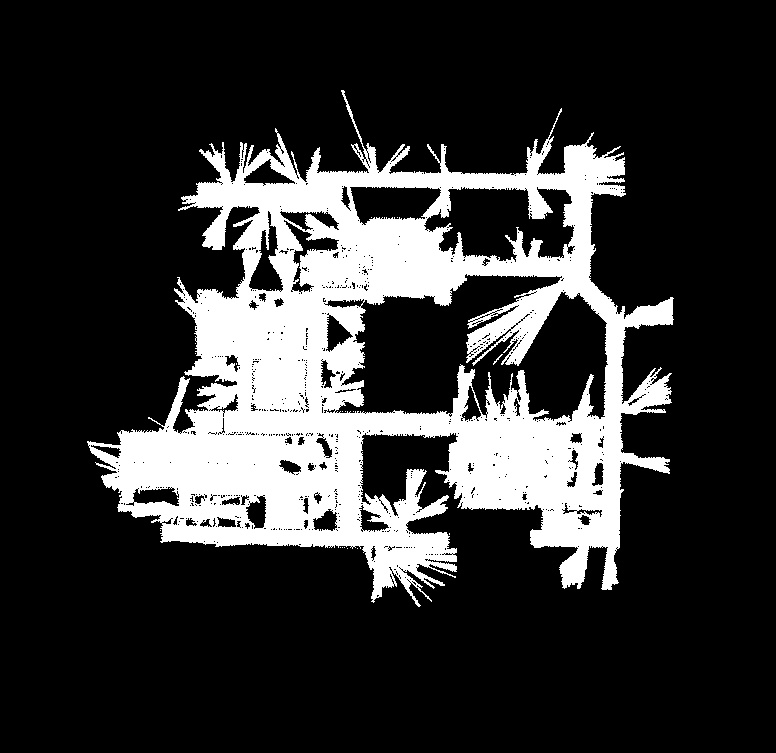
#> input picture debug/rotated_img.jpg, 776 x 753 px, given in place of sample_map.pgm, which was not available
$ python map_img_process.py
#> lines starting #> are read from the running program, lines starting #| are printed output that depends on the picture; after the words box and inside, x2 and y2 are one past the last pixel; in counts of white or black regions, pixels touching at a corner belong together; pictures that were not available may be replaced by others from this repository, and a replacement may not be noted
### cv_utils.py
from skimage.morphology import skeletonize
from skimage import data
from scipy import ndimage
import cv2
import numpy as np
from matplotlib import pyplot as plt
import sknw
import math

def save_image(img, filepath):
    if filepath is not None and img is not None: cv2.imwrite(filepath, img)

def load_grey_img(filepath):
    img = cv2.imread(filepath)
    if img is None: return None, None, 0, 0
    (height, width) = img.shape[:2]
    grey_img = cv2.cvtColor(img, cv2.COLOR_BGR2GRAY)
    return img, grey_img, height, width

def create_circular_kernel(radius, debug_msg=False):
    radius = radius - 1
    kernel = np.zeros((2*radius+1, 2*radius+1), np.uint8)
    y,x = np.ogrid[-radius:radius+1, -radius:radius+1]
    mask = x**2 + y**2 <= radius**2
    kernel[mask] = 1
    (h,w) = kernel.shape[:2]
    kernel = kernel[1:h-1, 1:w-1]
    if debug_msg: print('Kernal with the size:', radius, '\n', kernel)
    return kernel

def is_divided(img):
    contours, _ = cv2.findContours(img, cv2.RETR_TREE, cv2.CHAIN_APPROX_SIMPLE)
    return len(contours) > 1

# [23 lines left out: functions skeleton, morphologyEx, not called in this run]

def rotate_image(img_gray, minLineLength, save_filepath=None):
    img_edges = cv2.Canny(img_gray, 100, 100, apertureSize=3)
    #save_image(img_edges, 'edges_img.jpg')
    lines = None
    while (lines is None) and (minLineLength < min(img_gray.shape[:2])):
        lines = cv2.HoughLinesP(img_edges, 1, math.pi / 180.0, 100, minLineLength=minLineLength, maxLineGap=5)
        minLineLength += 1
    if minLineLength == 0 : return img_gray, 0
    angles = []
    most_freq_ang = {}
    for line in lines:
        x1, y1, x2, y2 = line[0]
        #cv2.line(img_before, (x1, y1), (x2, y2), (255, 0, 0), 3)
        angle = math.degrees(math.atan2(y2 - y1, x2 - x1))
        angles.append(angle)
        deg = round(angle+0.5, 0)
        if str(deg) in most_freq_ang: most_freq_ang[str(deg)].append(len(angles)-1)
        else: most_freq_ang[str(deg)] = [len(angles)-1]

    key = max(most_freq_ang, key=lambda k: len(most_freq_ang[k]))
    angle = angles[most_freq_ang[key][0]]
    img_rotated = ndimage.rotate(img_gray, angle)
    threshold_after_rotation = np.bincount(img_rotated.flat).argmin()
    make_binary_img(img_rotated,threshold_after_rotation) # make binary agin
    save_image(img_rotated, save_filepath)
    return img_rotated, angle

def remove_particles(img, min_size=400, save_filepath=None):
    nb_components, output, stats, _ = cv2.connectedComponentsWithStats(img, connectivity=4)
    sizes = stats[1:, -1]; nb_components = nb_components - 1

    removed_img = np.zeros((output.shape), np.uint8)
    for i in range(0, nb_components):
        if sizes[i] >= min_size:
            removed_img[output == i + 1] = 255

    save_image(removed_img, save_filepath)
    return removed_img

def make_binary_img(img, threshold):
    # filter colors, only white: 255, grey: THREDSHOLD_COLOR_V, and black: 0 are left
    img[img > threshold] = 255
    img[img <= threshold] = 0

def rotate_pixel(xy, degrees, center=(0,0)):
    """Use numpy to build a rotation matrix and take the dot product."""
    #x, y = xy
    x, y = xy[0] - center[0], xy[1] - center[1]
    radians = math.radians(degrees)
    c, s = np.cos(radians), np.sin(radians)
    j = np.matrix([[c, s], [-s, c]])
    m = np.dot(j, [x, y])
    return int(m.T[0]), int(m.T[1])

def draw_grid_on_map(save_filepath, img_org, line_interval, h_s=0, w_s=0):
    ''' Draw grid lines on map '''
    if save_filepath is None: return
    grid_img = np.copy(img_org)
    (height, width) = grid_img.shape[:2]

    for x in range(0, width, line_interval):
        cv2.line(grid_img, (w_s+x, 0), (w_s+x, height-1), (0, 0, 0), 2)

    for y in range(0, height, line_interval):
        cv2.line(grid_img, (0, y+h_s), (width-1, y+h_s), (0, 0, 0), 2)
        cv2.line(grid_img, (0, y+h_s), (width-1, y+h_s), (255, 0, 0), 1)
    for x in range(0, width, line_interval):
        cv2.line(grid_img, (x+w_s, 0), (x+w_s, height-1), (255, 0, 0), 1)

    save_image(grid_img, save_filepath)

def path_on_map(map, robot_pixels, save_filepath=None):
    ''' Draw available path on map'''
    kernel = create_circular_kernel(robot_pixels//2)
    path_map_img = cv2.erode(map, kernel, iterations=1)
    save_image(path_map_img, save_filepath)
    return path_map_img

# end of file

### map_img_process.py
# -*- coding:utf-8 -*-
import numpy as np
import math
from cv_utils import rotate_image, rotate_pixel
from cv_utils import remove_particles, make_binary_img
from cv_utils import draw_grid_on_map, path_on_map
from cv_utils import load_grey_img, save_image

######################################################################################
PIXEL_FROM_GRID_LINE = 2        # How close the available pixel is to the grid line
MIN_OCCUPANCY_RATE = 0.04       # 4%
REMOVABLE_PARTICLE_SCALE = 10   # How big particle can be removed

DEBUG_INFO = True

ROTATED_MAP_IMG = './debug/rotated_img.jpg' if DEBUG_INFO else None
FM_MAP_IMG      = './debug/FM_map_img.jpg' if DEBUG_INFO else None
REMOVED_MAP_IMG = './debug/removed_particle_map_img.jpg' if DEBUG_INFO else None
GRID_MAP_IMG    = './debug/grid_map_img.jpg' if DEBUG_INFO else None
PATH_ON_MAP_IMG = './debug/path_on_map.jpg' if DEBUG_INFO else None

#######################################################################################

def find_optimal_starting_pos(map, robot_pixels, debug_msg=False):
    (height, width) = map.shape[:2]

    start_h = np.zeros((robot_pixels,))
    start_w = np.zeros((robot_pixels,))

    for h in range(height):
        for w in range(width):
            if map[h][w] == 0: continue
            start_h[h%robot_pixels] += 1
            start_w[w%robot_pixels] += 1

    start_h = np.argmin(start_h)
    start_w = np.argmin(start_w)

    if debug_msg: print('start_h:',start_h, ' start_w:', start_w)
    return start_h, start_w

def find_nearest_valid_pixel_from_center(area):
    (height, width)= area.shape[:2]

    c_h = height//2
    c_w = width//2

    q = []
    q.append((c_h,c_w))
    visited = set()

    while len(q):
        (h, w) = q.pop(0)
        if area[h][w] >= 1:
            return h, w
        d = math.sqrt((c_h-h)**2+(c_w-w)**2)
        for h_i in [h, h-1, h+1]:
            for w_i in [w, w-1, w+1]:
                if h_i < 0 or h_i >= height: continue
                if w_i < 0 or w_i >= width: continue
                d_i = math.sqrt((c_h-h_i)**2+(c_w-w_i)**2)
                if d_i <= d: continue
                s = str(h_i)+'-'+str(w_i)
                if s in visited: continue
                visited.add(s)
                q.append((h_i,w_i))
    return -1, -1

def check_fm_map_feasibility(fm_map, info):
    modified_fm_map = np.copy(fm_map)
    height, width = fm_map.shape[:2]
    for y in range(1, height-1):
        for x in range(1, width-1):
            if fm_map[y][x] == 0: continue  # not consider when this cell is obstacle
            (top, bottom, left, right, occupancy_rate) = info[y][x]
            if occupancy_rate > 0.5: continue # this cell is always available
            if fm_map[y-1][x] != 0 and top == 0: # Upper cell is ON but top side is not connected
                    if left == 1 and right == 1: continue # To-Do: Need to improve code quality
                    modified_fm_map[y][x] = 0
            elif fm_map[y+1][x] != 0 and bottom == 0: # Lower cell is ON but bottom side is not connected
                    if left == 1 and right == 1: continue
                    modified_fm_map[y][x] = 0
            elif fm_map[y][x-1] != 0 and left == 0: # Left cell is ON but left side is not connected
                    if top == 1 and bottom == 1: continue
                    modified_fm_map[y][x] = 0
            elif fm_map[y][x+1] != 0 and right == 0: # Right Cell is ON but right side is not connected
                    if top == 1 and bottom == 1: continue
                    modified_fm_map[y][x] = 0
    return modified_fm_map

def generate_fm_map(filepath, robot_pixels):

    # 1. generate grey image
    img, grey_img, org_height, org_width = load_grey_img(filepath)
#> in load_grey_img, img is the input picture: shape (753, 776, 3); min 0, max 255, mean 51.7
#> org_height = 753; org_width = 776

    if img is None:
        print(filepath, ' :No files existed')
        return

    # 2. Remove unknown area in SLAM
    unknown_area = 1 + np.bincount(grey_img.flat)[1:-1].argmax() # Retrieve the index that is the biggest except 0, 255
#> unknown_area = 254
    grey_img[grey_img==unknown_area] = 0
#> grey_img: shape (753, 776); min 0, max 255, mean 47
    make_binary_img(grey_img, 255//2)
#> in make_binary_img, `img[img <= threshold] = 0`: img: shape (753, 776); 18.4% white; 64 white regions (58 under 20 px), largest, box (x1, y1, x2, y2) and area: (87, 90, 674, 607) 107403, (247, 145, 254, 161) 42, (427, 144, 440, 163) 42, (550, 113, 560, 134) 29, (488, 372, 491, 384) 23, (493, 354, 503, 365) 20

    # 3. Rotation
    rotated_img, angle = rotate_image(grey_img, robot_pixels, ROTATED_MAP_IMG)
#> in rotate_image, `img_edges = cv2.Canny(img_gray, 100, 100, apertureSize=3)`:
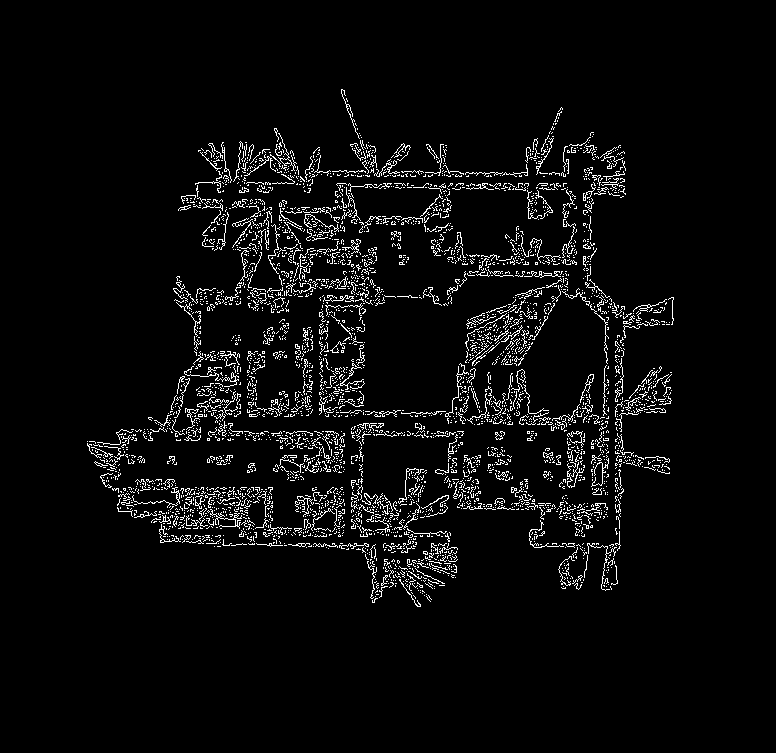
#> img_edges: shape (753, 776); 4.5% white in thin lines or dots, all inside (x1, y1, x2, y2) = (87, 89, 674, 607)
#> after the loop in rotate_image, `while (lines is None) and (minLineLength < min(img_gray.shape[:2])):`: minLineLength = 11
#> the loop in rotate_image, `for line in lines:` made 159 passes
#> (x1, y1, x2, y2, angle, deg) on passes 1 to 3: (379, 413, 394, 413, 0, 0), (304, 499, 320, 499, 0, 0), (169, 503, 179, 503, 0, 0)
#> after the loop in rotate_image, `for line in lines:`: angles = 159 values, max 86.42 at index 128, min -90 at index 44, mean -7.44; most_freq_ang = 45 items
#> in rotate_image, `key = max(most_freq_ang, key=lambda k: len(most_freq_ang[k]))`: key = '0.0'
#> in rotate_image, `angle = angles[most_freq_ang[key][0]]`: angle = 0
#> in rotate_image, `threshold_after_rotation = np.bincount(img_rotated.flat).argmin()`: threshold_after_rotation = 1
#> angle = 0
    (rot_height, rot_width) = rotated_img.shape[:2]
#> rot_height = 753; rot_width = 776

    # 4. generate a path map where robot can move
    path_map_img = path_on_map(rotated_img, robot_pixels, PATH_ON_MAP_IMG)
#> in path_on_map, `path_map_img = cv2.erode(map, kernel, iterations=1)`: path_map_img: shape (753, 776); 5.8% white; 49 white regions (25 under 20 px), largest, box (x1, y1, x2, y2) and area: (114, 291, 621, 581) 23110, (338, 219, 477, 301) 4135, (201, 154, 613, 293) 3994

    # 5. Remove small particles which are not connected to the main roads
    path_map_img = remove_particles(path_map_img, REMOVABLE_PARTICLE_SCALE*robot_pixels**2, REMOVED_MAP_IMG)
#> in remove_particles, `nb_components, output, stats, _ = cv2.connectedComponentsWithStats(img..`:
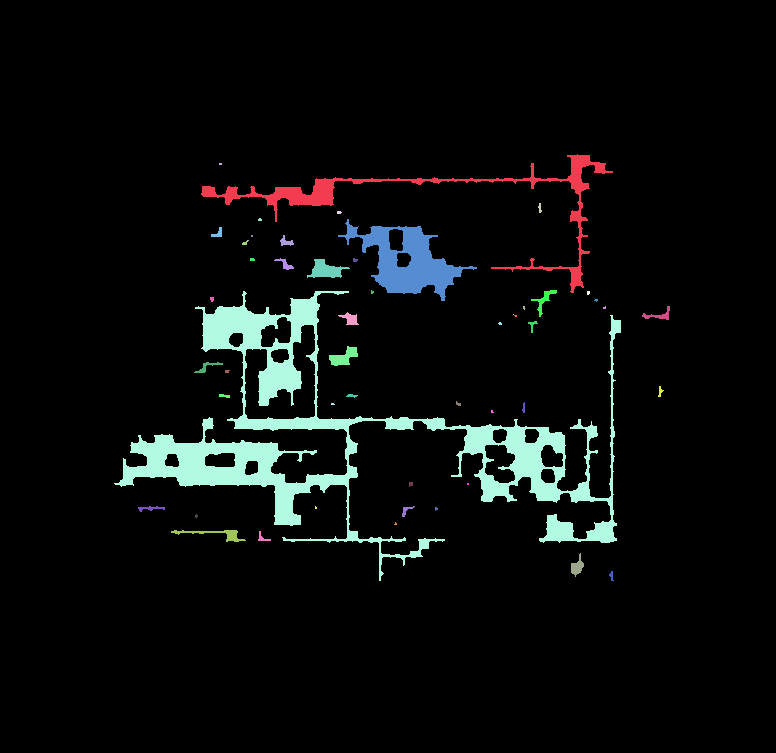
#> output: shape (753, 776) int32; 52 distinct labels, from 0 to 51; one colour per label, 0 black
#> in remove_particles, `nb_components, output, stats, _ = cv2.connectedComponentsWithStats(img..`: nb_components = 52; stats = 52 rows, first 6: [0, 0, 776, 753, 550551], [201, 154, 412, 139, 3994], [219, 163, 3, 2, 6], [538, 203, 4, 10, 24], [337, 211, 5, 3, 13], [258, 218, 4, 3, 10]
#> in remove_particles, `sizes = stats[1:, -1]`: sizes = 51 values, max 23110 at index 17, min 1 at index 6, mean 662.3
#> in remove_particles, `nb_components = nb_components - 1`: nb_components = 51
#> after the loop in remove_particles, `for i in range(0, nb_components):`:
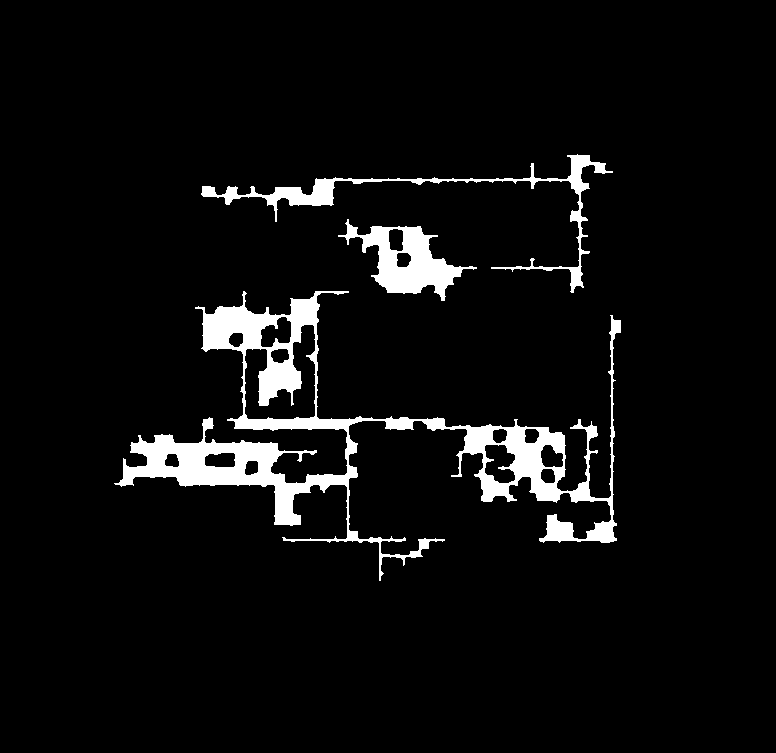
#> removed_img: shape (753, 776); 5.3% white; 3 white regions, box (x1, y1, x2, y2) and area: (114, 291, 621, 581) 23110, (338, 219, 477, 301) 4134, (201, 154, 613, 293) 3994

    # 6. Find optimal starting position of grid system
    start_h, start_w = find_optimal_starting_pos(path_map_img, robot_pixels, DEBUG_INFO)
#| start_h: 5  start_w: 4
#> start_h = 5; start_w = 4

    # 7. Draw grid on the path map for debugging
    draw_grid_on_map(GRID_MAP_IMG, path_map_img, robot_pixels, start_h, start_w)
#> after the loop in draw_grid_on_map, `for x in range(0, width, line_interval):`: grid_img: shape (753, 776); 3.8% white; 237 white regions (76 under 20 px), largest, box (x1, y1, x2, y2) and area: (606, 315, 613, 543) 661, (576, 154, 583, 288) 616, (346, 418, 353, 542) 489
#> after the loop in draw_grid_on_map, `for y in range(0, height, line_interval):`:
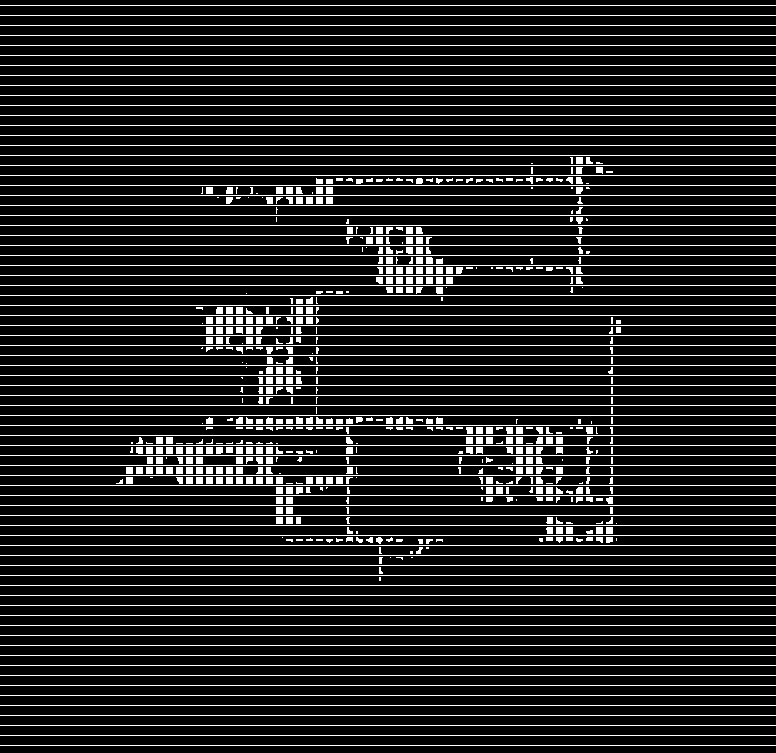
#> grid_img: shape (753, 776); 12.6% white in thin lines or dots
#> after the loop in draw_grid_on_map, `for x in range(0, width, line_interval):`:
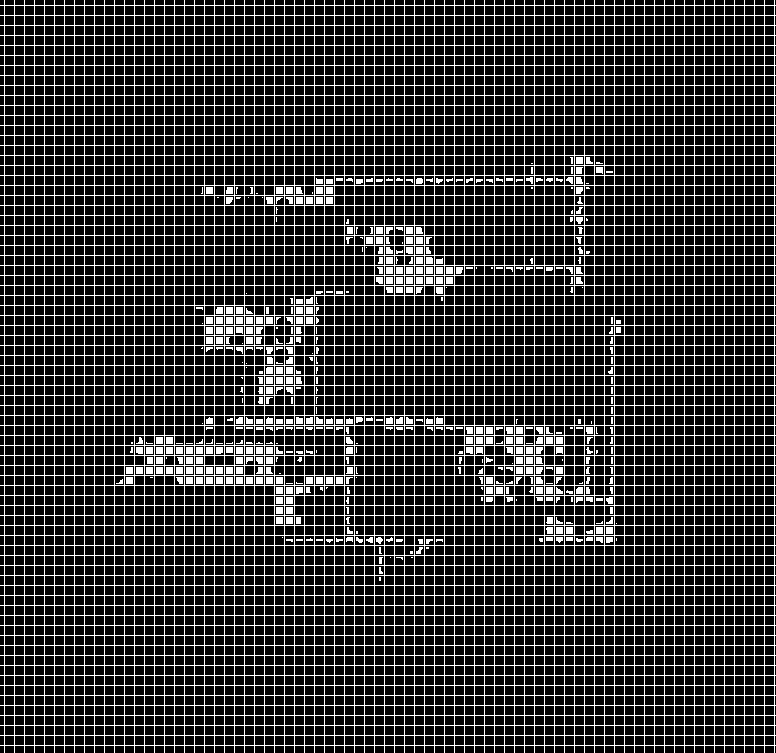
#> grid_img: shape (753, 776); 21.7% white in thin lines or dots

    # 8. Create Fleet Management Map
    fm_map_max_X = rot_width//robot_pixels
#> fm_map_max_X = 77
    fm_map_max_Y = rot_height//robot_pixels
#> fm_map_max_Y = 75
    fm_map = np.zeros((fm_map_max_Y, fm_map_max_X), np.uint8)
    fm_to_real_coords = [[(-1,-1) for _ in range(fm_map_max_X)] for _ in range(fm_map_max_Y)]
    fm_to_cell_info = [[(0, 0, 0, 0, 0.0) for _ in range(fm_map_max_X)] for _ in range(fm_map_max_Y)]

    min_yx = (fm_map_max_X-1,fm_map_max_Y-1)
#> min_yx = (76, 74)
    max_yx = (0,0)
    for x in range(fm_map_max_X):
        for y in range(fm_map_max_Y):
            w = start_w + x*robot_pixels
            h = start_h + y*robot_pixels
            area = path_map_img[h:h+robot_pixels, w:w+robot_pixels]//255
            (area_h, area_w) = area.shape[:2]

            top = int(area[0,1:-1].sum() > 0)
            bottom = int(area[-1,1:-1].sum() > 0)
            left = int(area[1:-1,0].sum() > 0)
            right = int(area[1:-1,-1].sum() > 0)
            occupancy_rate = area.sum()/(area_h*area_w)

            if occupancy_rate < MIN_OCCUPANCY_RATE: continue    # to exclude noisy case

            (path_h, path_w) = find_nearest_valid_pixel_from_center(area)
            fm_to_cell_info[y][x] = (top, bottom, left, right, occupancy_rate)

            # if available pixels in the area is too close to the grid line, then make it an obstacle
            if path_h <= PIXEL_FROM_GRID_LINE or abs(robot_pixels- path_h) <= PIXEL_FROM_GRID_LINE or \
                    path_w <= PIXEL_FROM_GRID_LINE or abs(robot_pixels - path_w) <= PIXEL_FROM_GRID_LINE:
                continue

            # Rotate the location back and transform it into the original map
            (path_h, path_w) = rotate_pixel((path_h+h,path_w+w), angle, (rot_height//2,rot_width//2))
            fm_to_real_coords[y][x] = (path_w+org_width//2, path_h+org_height//2)

            fm_map[y][x] = 255 # Set the cell to be available

            # Find the maximum size of FM map
            min_yx = min(y, min_yx[0]),min(x, min_yx[1])
            max_yx = max(y, max_yx[0]),max(x, max_yx[1])
#> this loop made 77 passes
#> fm_map: shape (75, 77); 8.7% white in thin lines or dots, all inside (x1, y1, x2, y2) = (11, 15, 62, 58)

    # 9. Final check of Fleet Management Map
    fm_map = check_fm_map_feasibility(fm_map, fm_to_cell_info)
#> after the loop in check_fm_map_feasibility, `for y in range(1, height-1):`:
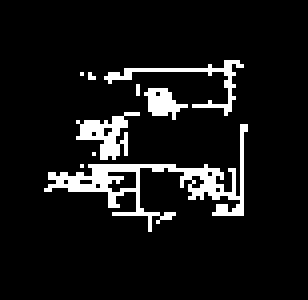
#> modified_fm_map: shape (75, 77) (shown 4 times larger); 8.5% white in thin lines or dots, all inside (x1, y1, x2, y2) = (11, 15, 62, 58)
    fm_map = remove_particles(fm_map, robot_pixels)             # 9-1. remove detached particles again
#> in remove_particles (call 2), `nb_components, output, stats, _ = cv2.connectedComponentsWithStats(img..`: output: shape (75, 77) int32; 16 distinct labels, from 0 to 15

    # 10. resize fleet management map for better performance
    fm_map = fm_map[min_yx[0]:max_yx[0]+1, min_yx[1]:max_yx[1]+1]
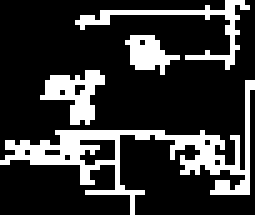
#> fm_map: shape (43, 51) (shown 5 times larger); 21% white in thin lines or dots
    save_image(fm_map, FM_MAP_IMG)

    return fm_map, min_yx, max_yx, fm_to_real_coords, start_h, start_w, angle, rotated_img, img

if __name__ == '__main__':

    filepath = './maps/map.pgm'
    Robot_Pixels =  20

    if True:
        filepath = './maps/sample_map.pgm'
        Robot_Pixels =  10

    print(filepath, ' map image processing starts')

    import time
    tic = time.time()
    generate_fm_map(filepath,Robot_Pixels)
    print('Elapsed Time to process:', round(time.time()-tic, 2), ' seconds')
